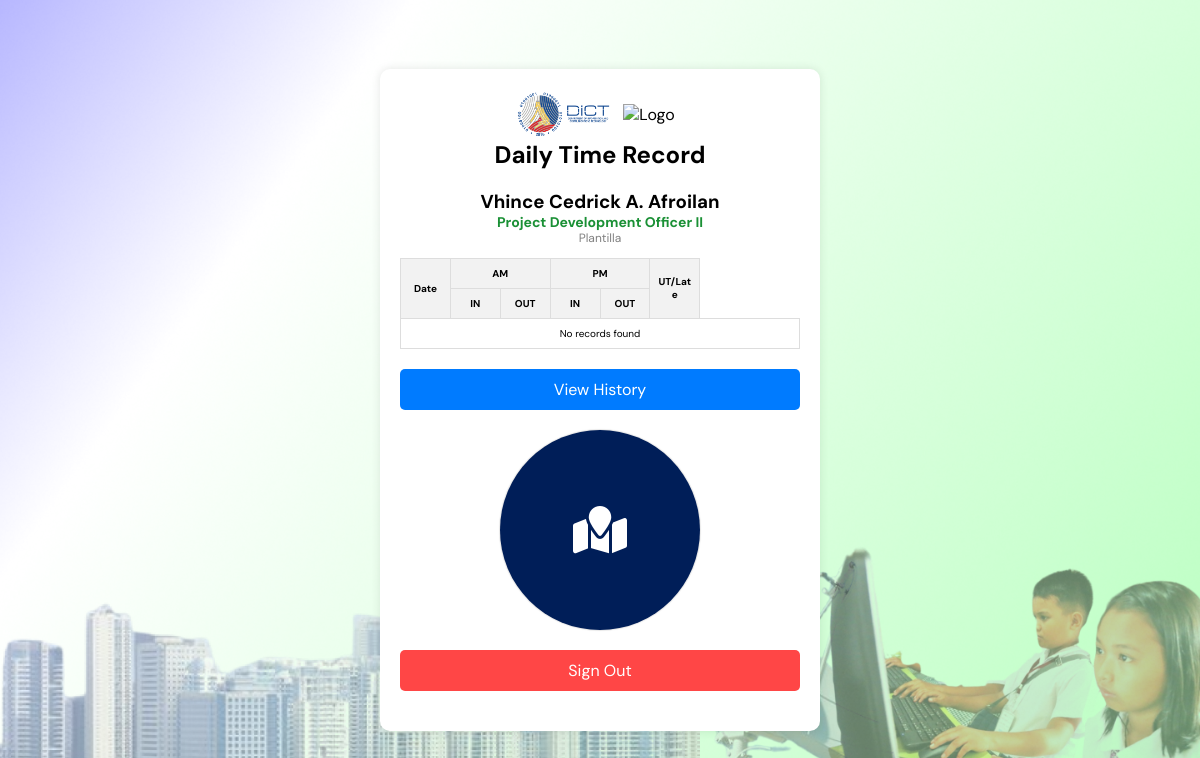
The app's page /dtr.php (signed in) with its own data.
### tables this page shows
CREATE TABLE `users` (
  `username` varchar(255) NOT NULL,
  `fullname` varchar(255) NOT NULL,
  `contract` varchar(255) DEFAULT NULL,
  `position` varchar(255) DEFAULT NULL,
  `password` varchar(255) NOT NULL
);

### dtr.php (the view, shortened to what this page needs)
<?php
include 'connection.php';
$username = $_SESSION['username'];
$stmt = $conn->prepare("SELECT fullname, contract, position FROM users WHERE username = ?");
$stmt->bind_param("s", $username);
$stmt->execute();
$stmt->bind_result($full_name, $contract, $position);
$records = [];
?>
<!DOCTYPE html>
<html>
<head>
  <link rel="stylesheet" type="text/css" href="style.css?v=1.0">
  <link rel="stylesheet" href="https://cdnjs.cloudflare.com/ajax/libs/font-awesome/6.4.0/css/all.min.css">
  <link rel="stylesheet" href="https://unpkg.com/leaflet@1.7.1/dist/leaflet.css" />
</head>
<body>
  <div class="container">
    <div class="logos">
      <img src="images/DICT-Logo-Final.png" alt="Logo">
      <img src="images/bagong-fil.png" alt="Logo" id="bagongfil">
    </div>
    <div class="title">
      <h2>Daily Time Record</h2>
    </div>
    <div class="user">
      <h3><?php echo htmlspecialchars($full_name); ?></h3>
      <h4><?php echo htmlspecialchars($position); ?></h4>
      <p style="margin-top: -20px; color: gray; font-size: 12px;"><?php echo htmlspecialchars($contract); ?></p>
    </div>
    <table class="dtr-table">
      <thead>
        <tr>
          <th rowspan="2">Date</th>
          <th colspan="2">AM</th>
          <th colspan="2">PM</th>
          <?php if ($contract == 'Plantilla'): ?>
            <th rowspan="2">UT/Late</th>
          <?php else: ?>
            <th rowspan="2">Total AM</th>
            <th rowspan="2">Total PM</th>
            <th rowspan="2">Total Day</th>
          <?php endif; ?>
        </tr>
        <tr>
          <th>IN</th>
          <th>OUT</th>
          <th>IN</th>
          <th>OUT</th>
        </tr>
      </thead>
      <tbody>
        <?php if (!empty($records)): ?>
          <?php foreach ($records as $record): ?>
            <tr>
              <td id="currentDate"><?php echo htmlspecialchars($record['date']); ?></td>
              <td><?php echo htmlspecialchars($record['am_time_in']); ?></td>
              <td><?php echo htmlspecialchars($record['am_time_out']); ?></td>
              <td><?php echo htmlspecialchars($record['pm_time_in']); ?></td>
              <td><?php echo htmlspecialchars($record['pm_time_out']); ?></td>
              <?php if ($contract == 'Plantilla'): ?>
                <td><?php echo htmlspecialchars($record['ut_late']); ?></td>
              <?php else: ?>
                <td><?php echo htmlspecialchars($record['total_am']); ?></td>
                <td><?php echo htmlspecialchars($record['total_pm']); ?></td>
                <td><?php echo htmlspecialchars($record['total_day']); ?></td>
              <?php endif; ?>
            </tr>
          <?php endforeach; ?>
        <?php else: ?>
          <tr>
            <td colspan="8">No records found</td>
          </tr>
        <?php endif; ?>
      </tbody>
    </table>
    <a href="view_history.php" class="back-button">View History</a>
    <div class="checkLoc">
      <div id="pulse" class="circle pulse blue">
        <i class="fa-solid fa-xl fa-map-location fa-bounce" style="color: #ffffff;"></i>
      </div>
    </div>
    <a href="index.php" id="sign-out" class="sign-out" onclick="showConfirmationModal(event)">Sign Out</a>
  </div>
</body>
</html>

### style.css (style rules this page uses)
body { font-family: "DM Sans", sans-serif; margin: 0; padding: 0; height: 100vh; background-image: url("images/DICT-bg.png"); background-size: cover; background-position: center; display: flex; align-items: center; justify-content: center; }
.container { background-color: #fff; padding: 20px; border-radius: 10px; box-shadow: 0 0 10px rgba(0, 0, 0, 0.1); width: 100%; max-width: 400px; text-align: left; }
.title { display: flex; align-items: center; justify-content: center; }
.logos { display: flex; align-items: center; justify-content: center; }
.logos img { max-height: 50px; margin-right: 10px; }
#bagongfil { max-height: 70px; margin-right: 10px; }
h2 { margin: 0; }
.user { display: flex; align-items: center; justify-content: center; flex-direction: column; }
.user h4 { font-size: 14px; color: #1a9035; margin-top: -20px; }
.checkLoc { display: flex; align-items: center; justify-content: center; margin-bottom: 20px; }
.blue { background: #001e58; }
.circle { width: 35px; height: 35px; border-radius: 50%; box-shadow: 0px 0px 1px 1px #0000001a; display: flex; align-items: center; justify-content: center; width: 200px; height: 200px; font-size: 2rem; }
.pulse { animation: pulse-animation 2s infinite; }
.dtr-table { width: 100%; border-collapse: collapse; margin-bottom: 20px; table-layout: fixed; overflow-x: auto; }
.dtr-table th, .dtr-table td { word-wrap: break-word; border: 1px solid #ddd; padding: 8px; text-align: center; font-size: 10px; }
.dtr-table th { background-color: #f2f2f2; }
.back-button { display: block; margin: 20px auto; padding: 10px 20px; text-align: center; color: #fff; background-color: #007bff; border: none; border-radius: 5px; text-decoration: none; font-size: 16px; }
.sign-out { display: block; margin: 20px auto; padding: 10px 20px; text-align: center; color: #fff; background-color: #ff4646; border: none; border-radius: 5px; text-decoration: none; font-size: 16px; }
p { margin-top: 10px; color: green; }

### records on screen
users: fullname "Vhince Cedrick A. Afroilan", position "Project Development Officer II", contract "Plantilla"
